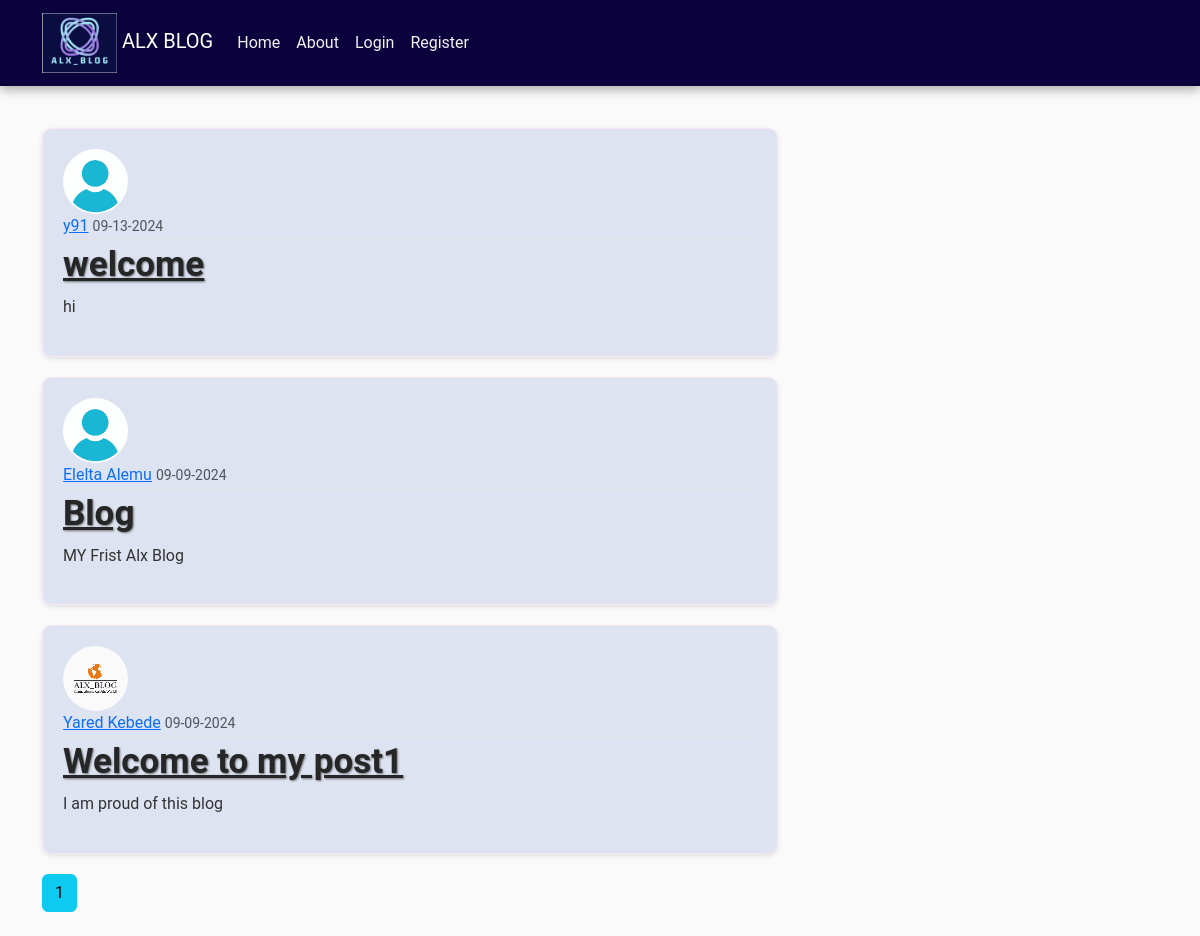
Page /home on the earlier database version.
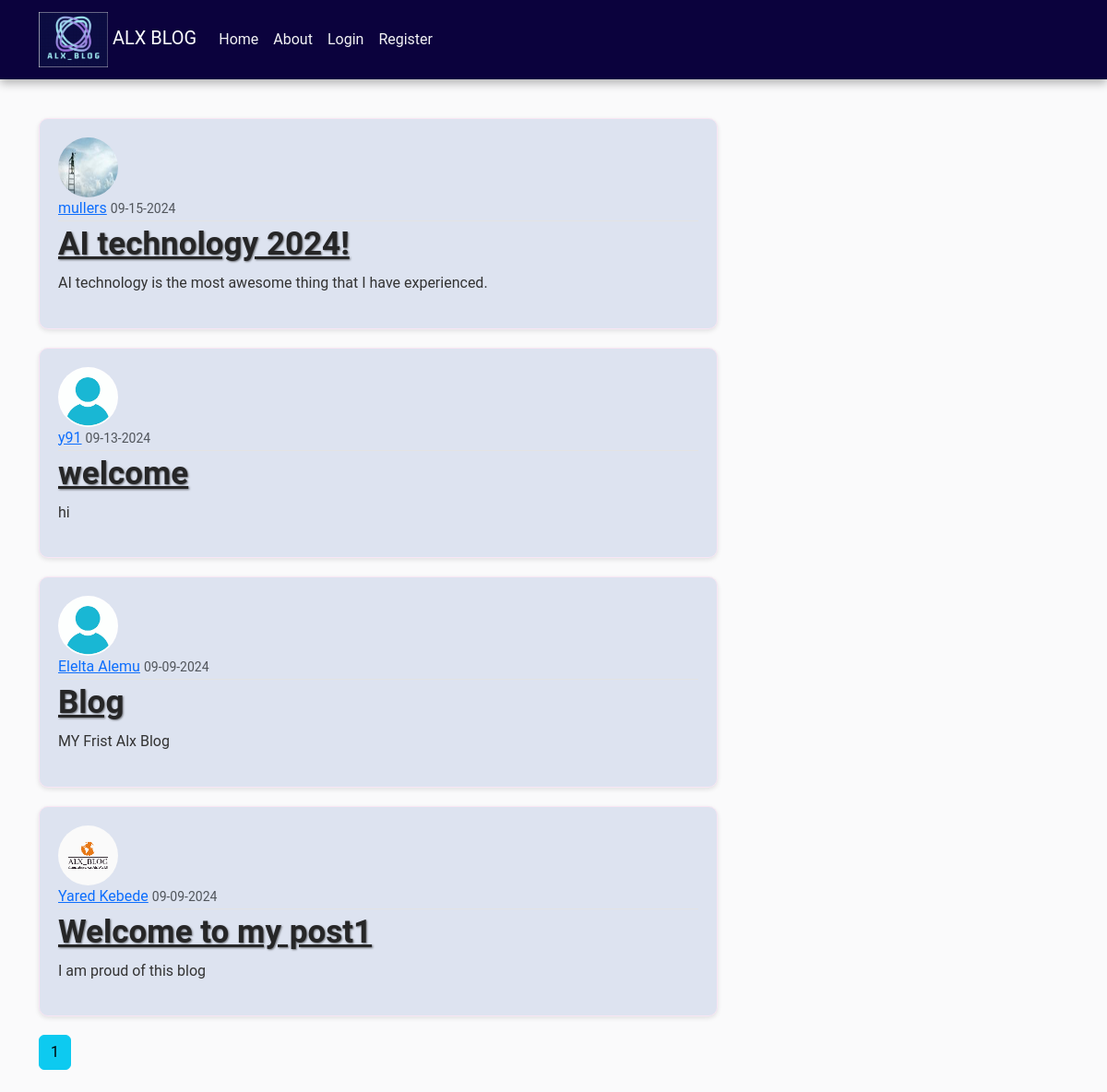
Same page on the later database version.
### alxblog/models.py (models this page shows, shortened)
class Post(db.Model):
    id = db.Column(db.Integer, primary_key=True)
    title = db.Column(db.String(150), nullable=False)
    date_posted = db.Column(db.DateTime, nullable=False, default=datetime.utcnow)
    content = db.Column(db.Text, nullable=False)
    user_id = db.Column(db.Integer, db.ForeignKey('user.id'), nullable=False)
    comments = db.relationship('Comment', backref='post', lazy=True)

class User(db.Model, UserMixin):
    id = db.Column(db.Integer, primary_key=True)
    username = db.Column(db.String(20), unique=True, nullable=False)
    email = db.Column(db.String(150), unique=True, nullable=False)
    image_file = db.Column(db.String(20), nullable=False, default='default.jpg')
    password = db.Column(db.String(60), nullable=False)
    posts = db.relationship('Post', backref='author', lazy=True)
    comments = db.relationship('Comment', back_populates='user', lazy=True)

### alxblog/routes.py (the view)
@app.route("/home")
def home():
    page = request.args.get('page', 1, type=int)
    posts = Post.query.order_by(Post.date_posted.desc()).paginate(page=page, per_page=5)
    return render_template('home.html', posts=posts, title='Home')

### alxblog/templates/home.html
{% extends "layout.html" %}
{% block content %}
{% for post in posts.items %}
 <article class="media content-section">
    <img class="rounded-circle article-img" src="{{ url_for('static', filename='profile_pics/' + post.author.image_file) }}">
    <div class="media-body">
      <div class="article-metadata">
        <a class="mr-2" href="#">{{ post.author.username }}</a>
        <small class="text-muted">{{ post.date_posted.strftime('%m-%d-%Y') }}</small>
      </div>
      <h2><a class="article-title" href="{{ url_for('post', post_id=post.id) }}">{{ post.title }}</a></h2>
      <p class="article-content">{{ post.content }}</p>
    </div>
  </article>
{% endfor %}
{% for page_num in posts.iter_pages(left_edge=1, right_edge=1, left_current=1, right_current=2) %}
{% if page_num %}
{% if posts.page == page_num%}
<a class="btn btn-info mb-4" href="{{ url_for('home', page=page_num) }}">{{ page_num }}</a>
{% else %}
<a class="btn btn-outline-info mb-4" href="{{ url_for('home', page=page_num) }}">{{ page_num }}</a>
{% endif %}
{% else %}
...
{% endif %}
{% endfor %}
{% endblock content %}

### alxblog/templates/layout.html (shortened to what this page needs)
<!DOCTYPE html>
<html>
<head>
    <link href="https://cdn.jsdelivr.net/npm/bootstrap@5.3.3/dist/css/bootstrap.min.css" rel="stylesheet">
    <link rel="stylesheet" type="text/css" href="{{ url_for('static', filename='main.css') }}">
</head>
<body>
    <header class="site-header">
        <nav class="navbar navbar-expand-md navbar-dark bg-steel fixed-top">
          <div class="container">
            <a class="navbar-brand mr-4" href="/"> <img src="{{ url_for('static', filename='profile_pics/logo2.png') }}" alt="Alx Blog Logo" style="height: 60px;"> ALX BLOG</a>
            <div class="collapse navbar-collapse" id="navbarToggle">
              <div class="navbar-nav mr-auto">
                <a class="nav-item nav-link" href="{{ url_for('home') }}">Home</a>
                <a class="nav-item nav-link" href="{{ url_for('about') }}">About</a>
              </div>
              <div class="navbar-nav">
                {% if current_user.is_authenticated %}
                <a class="nav-item nav-link" href="{{ url_for('new_post') }}">New Post</a>
                <a class="nav-item nav-link" href="{{ url_for('account') }}">Account</a>
                <a class="nav-item nav-link" href="{{ url_for('logout') }}">Logout</a>
                {% else %}
                <a class="nav-item nav-link" href="{{ url_for('login') }}">Login</a>
                <a class="nav-item nav-link" href="{{ url_for('register') }}">Register</a>
                {% endif %}
              </div>
            </div>
          </div>
        </nav>
      </header>
      <br>
      <br>
      <main role="main" class="container">
        <div class="row">
          <div class="col-md-8">
            {% block content %}{% endblock %}
          </div>
        </div>
      </main>
</body>
</html>

### alxblog/static/main.css (style rules this page uses)
body { background: #fafafb; font-family: "Roboto", sans-serif; font-size: medium; color: #333333; margin-top: 5rem; transition: background 0.5s ease; }
h1, h2, h3, h4, h5, h6 { font-size: 35px; color: #444444; text-shadow: 1px 1px 2px rgba(0, 0, 0, 0.5); }
.bg-steel { background-color: #0b023d; box-shadow: 0 4px 10px rgba(0, 0, 0, 0.3); }
.site-header .navbar-nav .nav-link { color: hsl(260, 11%, 95%); transition: color 0.3s ease; }
.content-section { background: #dde3f0; padding: 20px; border: 1px solid #f8e6f4; border-radius: 10px; margin-bottom: 20px; box-shadow: 0 2px 5px rgba(0, 0, 0, 0.1); transition: transform 0.3s ease; }
.article-title { color: #262627; font-weight: bold; }
.article-content { white-space: pre-line; line-height: 1.6; }
.article-img { height: 65px; width: 65px; margin-right: 16px; border-radius: 50%; }
.article-metadata { padding-bottom: 1px; margin-bottom: 4px; border-bottom: 1px solid #e3e3e3; }

Differences in the rows shown:
added Post: image_file (picture), author.username "mullers", date_posted "09-15-2024", title "AI technology 2024!", content "AI technology is the most awesome thing that I have experienced."
